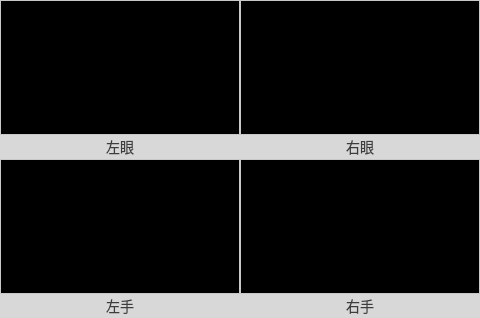
            <widget class="QWidget" name="widget" native="true">
             <property name="sizePolicy">
              <sizepolicy hsizetype="Expanding" vsizetype="Expanding">
               <horstretch>0</horstretch>
               <verstretch>0</verstretch>
              </sizepolicy>
             </property>
             <property name="styleSheet">
              <string notr="true">background-color: #FFF;</string>
             </property>
             <layout class="QGridLayout" name="gridLayout" columnstretch="0,0" columnminimumwidth="0,0">
              <property name="leftMargin">
               <number>0</number>
              </property>
              <property name="topMargin">
               <number>0</number>
              </property>
              <property name="rightMargin">
               <number>0</number>
              </property>
              <property name="bottomMargin">
               <number>0</number>
              </property>
              <property name="spacing">
               <number>0</number>
              </property>
              <item row="0" column="0">
               <layout class="QVBoxLayout" name="verticalLayout_2">
                <property name="spacing">
                 <number>0</number>
                </property>
                <item>
                 <widget class="ClickableLabel" name="labelLeftEye">
                  <property name="sizePolicy">
                   <sizepolicy hsizetype="Expanding" vsizetype="Expanding">
                    <horstretch>0</horstretch>
                    <verstretch>0</verstretch>
                   </sizepolicy>
                  </property>
                  <property name="minimumSize">
                   <size>
                    <width>240</width>
                    <height>135</height>
                   </size>
                  </property>
                  <property name="maximumSize">
                   <size>
                    <width>480</width>
                    <height>270</height>
                   </size>
                  </property>
                  <property name="styleSheet">
                   <string notr="true">border: 1px solid rgb(200,200,200);
/*border-image: url(:/res/image/image.png);*/
background-color: rgb(0, 0, 0);</string>
                  </property>
                  <property name="text">
                   <string/>
                  </property>
                 </widget>
                </item>
                <item>
                 <widget class="QLabel" name="label_10">
                  <property name="sizePolicy">
                   <sizepolicy hsizetype="Preferred" vsizetype="Fixed">
                    <horstretch>0</horstretch>
                    <verstretch>0</verstretch>
                   </sizepolicy>
                  </property>
                  <property name="minimumSize">
                   <size>
                    <width>0</width>
                    <height>24</height>
                   </size>
                  </property>
                  <property name="maximumSize">
                   <size>
                    <width>16777215</width>
                    <height>24</height>
                   </size>
                  </property>
                  <property name="styleSheet">
                   <string notr="true">font-weight: 400; 
font-size: 14px;
color: #3D3D3D;
background-color: #d8d8d8;</string>
                  </property>
                  <property name="text">
                   <string>左眼</string>
                  </property>
                  <property name="alignment">
                   <set>Qt::AlignCenter</set>
                  </property>
                 </widget>
                </item>
               </layout>
              </item>
              <item row="0" column="1">
               <layout class="QVBoxLayout" name="verticalLayout_3">
                <property name="spacing">
                 <number>0</number>
                </property>
                <item>
                 <widget class="ClickableLabel" name="labelRightEye">
                  <property name="sizePolicy">
                   <sizepolicy hsizetype="Expanding" vsizetype="Expanding">
                    <horstretch>0</horstretch>
                    <verstretch>0</verstretch>
                   </sizepolicy>
                  </property>
                  <property name="minimumSize">
                   <size>
                    <width>240</width>
                    <height>135</height>
                   </size>
                  </property>
                  <property name="maximumSize">
                   <size>
                    <width>480</width>
                    <height>270</height>
                   </size>
                  </property>
                  <property name="styleSheet">
                   <string notr="true">border: 1px solid rgb(200,200,200);
/*border-image: url(:/res/image/image.png);*/
background-color: rgb(0, 0, 0);</string>
                  </property>
                  <property name="text">
                   <string/>
                  </property>
                 </widget>
                </item>
                <item>
                 <widget class="QLabel" name="label_11">
                  <property name="sizePolicy">
                   <sizepolicy hsizetype="Preferred" vsizetype="Fixed">
                    <horstretch>0</horstretch>
                    <verstretch>0</verstretch>
                   </sizepolicy>
                  </property>
                  <property name="minimumSize">
                   <size>
                    <width>0</width>
                    <height>24</height>
                   </size>
                  </property>
                  <property name="maximumSize">
                   <size>
                    <width>16777215</width>
                    <height>24</height>
                   </size>
                  </property>
                  <property name="styleSheet">
                   <string notr="true">font-weight: 400; 
font-size: 14px;
color: #3D3D3D;
background-color: #d8d8d8;</string>
                  </property>
                  <property name="text">
                   <string>右眼</string>
                  </property>
                  <property name="alignment">
                   <set>Qt::AlignCenter</set>
                  </property>
                 </widget>
                </item>
               </layout>
              </item>
              <item row="1" column="0">
               <layout class="QVBoxLayout" name="verticalLayout_4">
                <property name="spacing">
                 <number>0</number>
                </property>
                <item>
                 <widget class="ClickableLabel" name="labelLeftHand">
                  <property name="sizePolicy">
                   <sizepolicy hsizetype="Expanding" vsizetype="Expanding">
                    <horstretch>0</horstretch>
                    <verstretch>0</verstretch>
                   </sizepolicy>
                  </property>
                  <property name="minimumSize">
                   <size>
                    <width>240</width>
                    <height>135</height>
                   </size>
                  </property>
                  <property name="maximumSize">
                   <size>
                    <width>480</width>
                    <height>270</height>
                   </size>
                  </property>
                  <property name="styleSheet">
                   <string notr="true">border: 1px solid rgb(200,200,200);
/*border-image: url(:/res/image/image.png);*/
background-color: rgb(0, 0, 0);</string>
                  </property>
                  <property name="text">
                   <string/>
                  </property>
                 </widget>
                </item>
                <item>
                 <widget class="QLabel" name="label_12">
                  <property name="sizePolicy">
                   <sizepolicy hsizetype="Preferred" vsizetype="Fixed">
                    <horstretch>0</horstretch>
                    <verstretch>0</verstretch>
                   </sizepolicy>
                  </property>
                  <property name="minimumSize">
                   <size>
                    <width>0</width>
                    <height>24</height>
                   </size>
                  </property>
                  <property name="maximumSize">
                   <size>
                    <width>16777215</width>
                    <height>24</height>
                   </size>
                  </property>
                  <property name="styleSheet">
                   <string notr="true">font-weight: 400; 
font-size: 14px;
color: #3D3D3D;
background-color: #d8d8d8;</string>
                  </property>
                  <property name="text">
                   <string>左手</string>
                  </property>
                  <property name="alignment">
                   <set>Qt::AlignCenter</set>
                  </property>
                 </widget>
                </item>
               </layout>
              </item>
              <item row="1" column="1">
               <layout class="QVBoxLayout" name="verticalLayout_5">
                <property name="spacing">
                 <number>0</number>
                </property>
                <item>
                 <widget class="ClickableLabel" name="labelRightHand">
                  <property name="sizePolicy">
                   <sizepolicy hsizetype="Expanding" vsizetype="Expanding">
                    <horstretch>0</horstretch>
                    <verstretch>0</verstretch>
                   </sizepolicy>
                  </property>
                  <property name="minimumSize">
                   <size>
                    <width>240</width>
                    <height>135</height>
                   </size>
                  </property>
                  <property name="maximumSize">
                   <size>
                    <width>480</width>
                    <height>270</height>
                   </size>
                  </property>
                  <property name="styleSheet">
                   <string notr="true">border: 1px solid rgb(200,200,200);
/*border-image: url(:/res/image/image.png);*/
background-color: rgb(0, 0, 0);</string>
                  </property>
                  <property name="text">
                   <string/>
                  </property>
                 </widget>
                </item>
                <item>
                 <widget class="QLabel" name="label_13">
                  <property name="sizePolicy">
                   <sizepolicy hsizetype="Preferred" vsizetype="Fixed">
                    <horstretch>0</horstretch>
                    <verstretch>0</verstretch>
                   </sizepolicy>
                  </property>
                  <property name="minimumSize">
                   <size>
                    <width>0</width>
                    <height>24</height>
                   </size>
                  </property>
                  <property name="maximumSize">
                   <size>
                    <width>16777215</width>
                    <height>24</height>
                   </size>
                  </property>
                  <property name="styleSheet">
                   <string notr="true">font-weight: 400; 
font-size: 14px;
color: #3D3D3D;
background-color: #d8d8d8;</string>
                  </property>
                  <property name="text">
                   <string>右手</string>
                  </property>
                  <property name="alignment">
                   <set>Qt::AlignCenter</set>
                  </property>
                 </widget>
                </item>
               </layout>
              </item>
             </layout>
            </widget>
